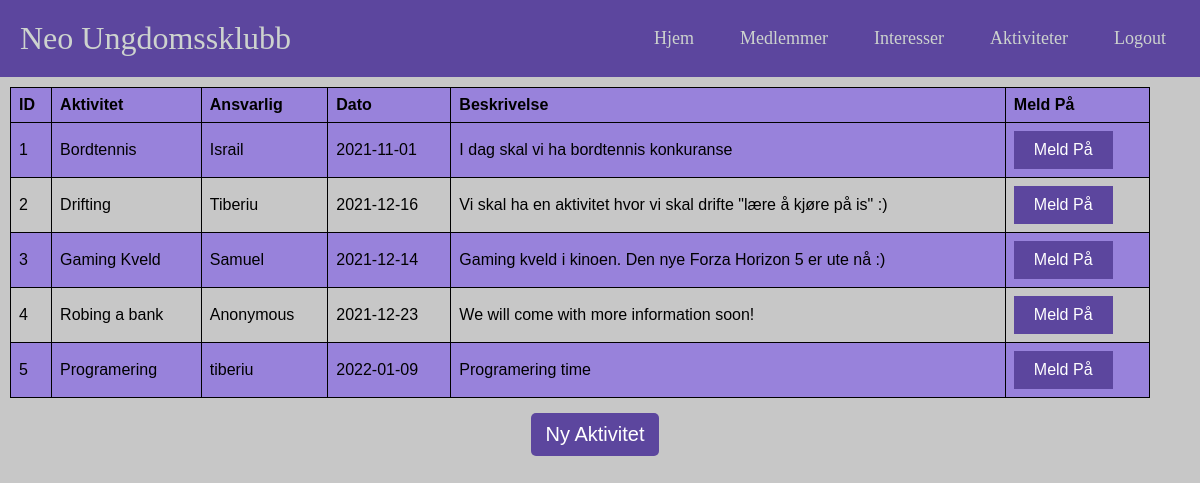
Page /aktiviteter/aktiviteter.php (signed in) on the committed database.
### tables this page shows
CREATE TABLE `aktiviteter` (
  `id` int(11) NOT NULL,
  `aktivitet` varchar(255) NOT NULL,
  `mansvarlig` varchar(255) NOT NULL,
  `dato` date NOT NULL,
  `beskrivelse` varchar(255) NOT NULL
);

### aktiviteter/aktiviteter.php (the view, shortened to what this page needs)
<?php
if (isset($_SESSION['id']) && isset($_SESSION['user_name'])) {
    include_once '../db/db_conn.php';
    $result = mysqli_query($conn, "SELECT * FROM aktiviteter");
    ?>
    <!DOCTYPE html>
    <html>
    <head>
    </head>
    <link rel="stylesheet" type="text/css" href="../css/aktivitet.css">
    <body>
    <nav class="navbar">
        <div class="logo">Neo Ungdomssklubb</div>
        <ul class="nav-links">
            <div class="menu">
                <li><a href="../home/home.php">Hjem</a></li>
                <li><a href="../medlemer/medlemer.php">Medlemmer</a></li>
                <li><a href="../interesser/interesser.php">Interesser</a></li>
                <li><a href="../aktiviteter/aktiviteter.php">Aktiviteter</a></li>
                <li><a href="../db/logout.php">Logout</a></li>
            </div>
        </ul>
    </nav>
    <table class="table table-bordered">
        <thead>
        <tr>
            <th>ID</th>
            <th>Aktivitet</th>
            <th>Ansvarlig</th>
            <th>Dato</th>
            <th>Beskrivelse</th>
            <th>Meld På</th>
        </thead>
        <tbody>
        <?php
        while ($row = mysqli_fetch_array($result)) {
            ?>
            <tr>
                <td><?php echo $row['id'] ?? ''; ?></td>
                <td><?php echo $row['aktivitet'] ?? ''; ?></td>
                <td><?php echo $row['mansvarlig'] ?? ''; ?></td>
                <td><?php echo $row['dato'] ?? ''; ?></td>
                <td><?php echo $row['beskrivelse'] ?? ''; ?></td>
                <td><a href="./setakt.php?id=<?php echo $row['id']; ?>" class="btn btn-success">Meld På</a></td>
            </tr>
            <?php
        } ?>
        </tbody>
    </table>
    <div style="text-align: center;
    padding: 5px;">
        <a href="./nyaktivitet.php">
            <button class="button_grn">Ny Aktivitet</button>
    </div>
    </body>
    </html>
    <?php
} else {
    header("Location: ../index.php");
    exit();
}
?>

### css/aktivitet.css (style rules this page uses)
* { margin: 0; padding: 0; box-sizing: border-box; text-align: center; }
body { background-color: rgb(199, 199, 199); }
table { font-family: arial, sans-serif; border-collapse: collapse; width: 95%; margin: 10px; }
td, th { border: 1px solid #000000; text-align: left; padding: 8px; }
tr:nth-child(even) { background-color: rgb(199, 199, 199); }
tr:nth-child(odd) { background-color: #9882db; }
.btn:not(:disabled):not(.disabled) { cursor: pointer; }
.btn-success { background-color: #5c469e; border: none; color: white; padding: 10px 20px; text-align: center; text-decoration: none; display: inline-block; font-size: 16px; }
a { text-decoration: none; }
li { list-style: none; }
.navbar { display: flex; align-items: center; justify-content: space-between; padding: 20px; background-color: #5c469e; color: #CDD3CE; }
.nav-links a { color: #CDD3CE; }
.logo { font-size: 32px; }
.menu { display: flex; gap: 1em; font-size: 18px; }
.menu li { padding: 5px 14px; }
.button_grn { background: #5c469e; padding: 10px 15px; color: #fff; border-radius: 5px; margin-right: 10px; border: none; font-size: 20px; }

### rows in the picture
aktiviteter: id "1", aktivitet "Bordtennis", mansvarlig "Israil", dato "2021-11-01", beskrivelse "I dag skal vi ha bordtennis konkuranse"
aktiviteter: id "2", aktivitet "Drifting", mansvarlig "Tiberiu", dato "2021-12-16", beskrivelse "Vi skal ha en aktivitet hvor vi skal drifte \"lære å kjøre på is\" :)"
aktiviteter: id "3", aktivitet "Gaming Kveld", mansvarlig "Samuel", dato "2021-12-14", beskrivelse "Gaming kveld i kinoen. Den nye Forza Horizon 5 er ute nå :)"
aktiviteter: id "4", aktivitet "Robing a bank", mansvarlig "Anonymous", dato "2021-12-23", beskrivelse "We will come with more information soon!"
aktiviteter: id "5", aktivitet "Programering", mansvarlig "tiberiu", dato "2022-01-09", beskrivelse "Programering time"
